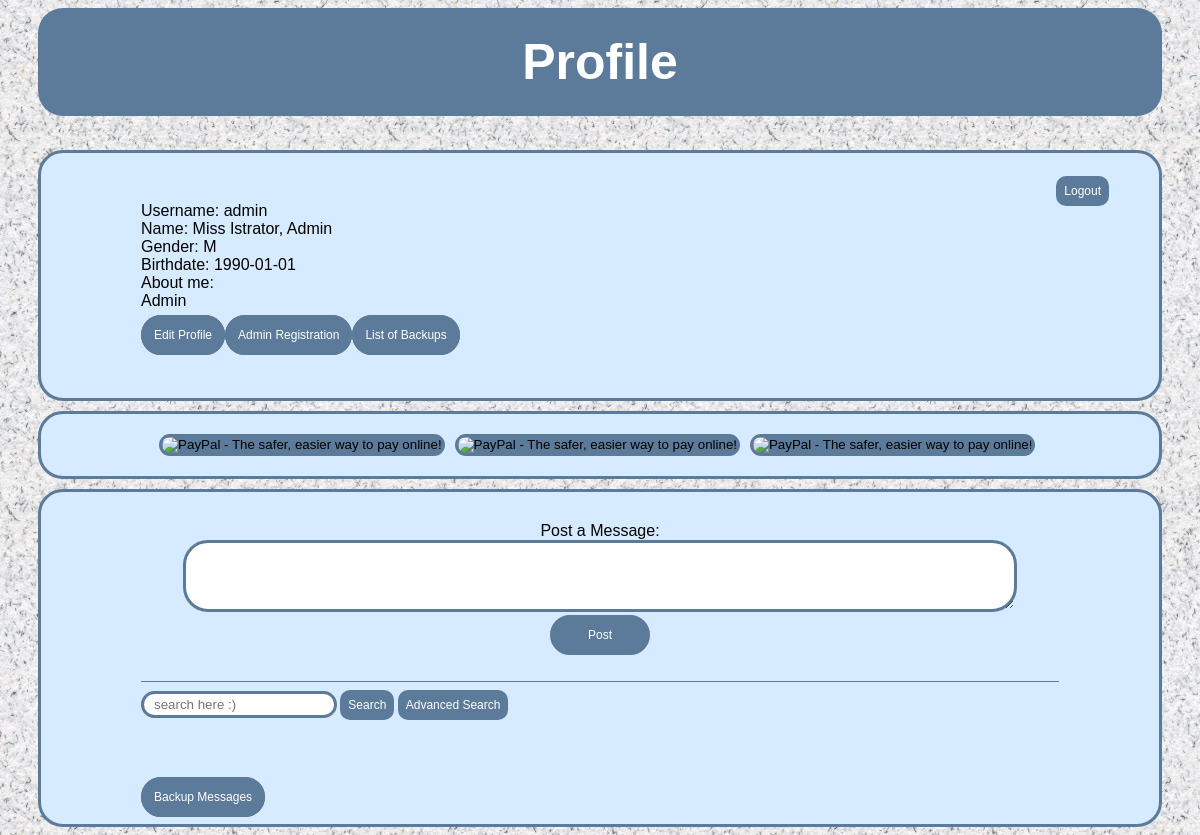
Page /profile.php (signed in) on the earlier database version.
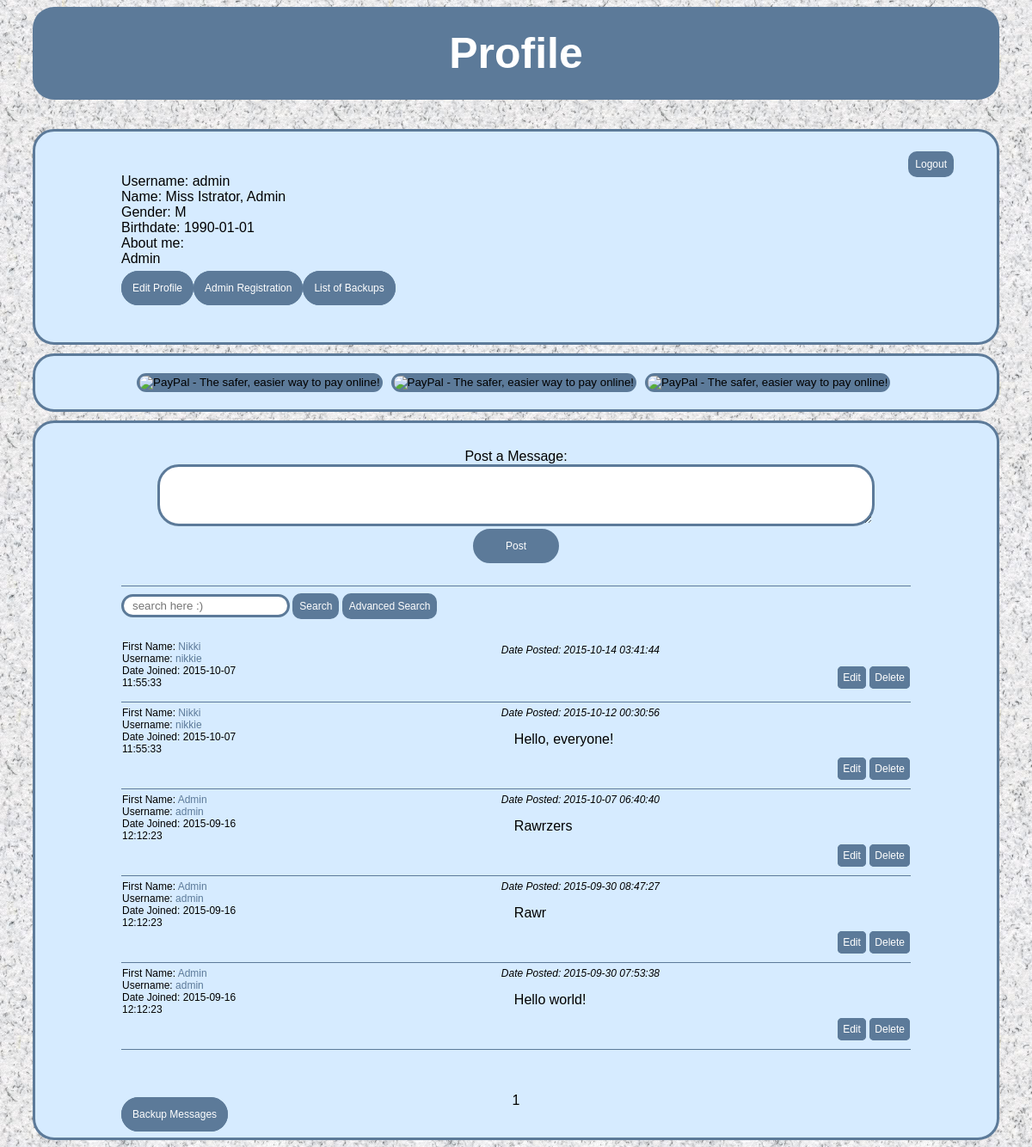
Same page on the later database version.
### tables this page shows
CREATE TABLE IF NOT EXISTS `user` (
  `id` int(11) NOT NULL,
  `username` varchar(50) NOT NULL,
  `password` varchar(128) NOT NULL,
  `salutation` tinyint(10) NOT NULL DEFAULT '1',
  `first_name` varchar(50) NOT NULL,
  `last_name` varchar(50) NOT NULL,
  `gender` tinyint(1) NOT NULL DEFAULT '1',
  `birthdate` date NOT NULL,
  `about` varchar(255) NOT NULL,
  `date_joined` datetime NOT NULL DEFAULT CURRENT_TIMESTAMP,
  `is_superuser` tinyint(1) NOT NULL
);

CREATE TABLE IF NOT EXISTS `salutation` (
  `id` int(11) NOT NULL,
  `salutation` varchar(8) NOT NULL
);

CREATE TABLE IF NOT EXISTS `gender` (
  `id` tinyint(1) NOT NULL,
  `gender` char(1) NOT NULL
);

CREATE TABLE IF NOT EXISTS `message` (
  `id` int(11) NOT NULL,
  `user` int(11) NOT NULL,
  `message` text NOT NULL,
  `created_on` timestamp NOT NULL DEFAULT CURRENT_TIMESTAMP,
  `edited_on` timestamp NULL DEFAULT NULL ON UPDATE CURRENT_TIMESTAMP
);

### profile.php (the view, shortened to what this page needs)
<html>
	<head>
		<link rel="stylesheet" type="text/css" href="style.css">
	</head>
	<body>
		<h1>Profile</h1>
		<div class="content">
		<?php
			if(isset($_SESSION["user"]))
			{
				if(isset($_GET["u"]))
					$u = $_GET["u"];
				else
					$u = $_SESSION["user"];
				$con = mysqli_connect("localhost", $db_username, $db_password, $db_name);
				if( mysqli_connect_errno() )
				{
					echo "<br>Database connection failed: " . mysqli_connect_error() . "<br>";
				}
				else
				{
					echo "<div id=\"logout_form\"><form action=\"logout.php\" method=\"POST\">";
					echo "<input type=\"hidden\" name=\"logout\" value=\"" . $_SESSION["user"] . "\"><input type=\"submit\" class=\"button medium\" value=\"Logout\">";
					echo "</form></div>";
					$q = "SELECT username, s.salutation AS salutation, last_name, first_name, g.gender AS gender, birthdate, about
						FROM user, salutation AS s, gender AS g
						WHERE user.id=" . $u . " AND s.id = user.salutation AND g.id = user.gender;";
					$result = mysqli_query($con, $q);
					if (mysqli_num_rows($result) > 0)
					{
						while($row = mysqli_fetch_assoc($result))
						{
							echo "Username: " . $row["username"];
							echo "<br>Name: " . $row["salutation"] . " " . $row["last_name"] . ", " . $row["first_name"];
							echo "<br>Gender: " . $row["gender"];
							echo "<br>Birthdate: " . $row["birthdate"];
							echo "<br>About me:<br>";
							echo $row["about"];
						}
						$q = "SELECT is_superuser FROM user WHERE id=" . $_SESSION["user"];
						$result2 = mysqli_query($con, $q);
						if( mysqli_num_rows($result2) > 0 )
						{
							while($row = mysqli_fetch_assoc($result2))
							{
								$superuser = $row["is_superuser"];
							}
						}
						echo "<br><br>";
						if( $u == $_SESSION["user"] )
							echo "<a class=\"button large\" href=\"editProfilePage.php\">Edit Profile</a>";
						else
							echo "<a class=\"button large\" href=\"?u=" . $_SESSION["user"] . "\">Back to Your Profile</a> ";
						if( $superuser )
						{
							echo "<a class=\"button large\" href=\"adminRegistrationPage.php\">Admin Registration</a>";
							echo "<a class=\"button large\" href=\"listBackup.php\">List of Backups</a>";
						}
						echo "<br><br><br>";
		?>
		</div>
		<div id="donations" class="content">
			<form action="https://www.sandbox.paypal.com/cgi-bin/webscr" method="post" target="_top">
				<input type="image" src="http://i.imgur.com/YVGmin4.png" border="0" name="submit" alt="PayPal - The safer, easier way to pay online!">
			</form>
			<form action="https://www.sandbox.paypal.com/cgi-bin/webscr" method="post" target="_top">
				<input type="image" src="http://i.imgur.com/jvCgtjB.png" border="0" name="submit" alt="PayPal - The safer, easier way to pay online!">
			</form>
			<form action="https://www.sandbox.paypal.com/cgi-bin/webscr" method="post" target="_top">
				<input type="image" src="http://i.imgur.com/S5gWMUQ.png" border="0" name="submit" alt="PayPal - The safer, easier way to pay online!">
			</form>
		</div>
		<div id="message_boards" class="content">
			<div id="post_msg">
				<form action="post.php" method="POST" id="form_post_msg">
					Post a Message:<br>
					<textarea rows="4" cols="100" name="message"></textarea>
					<br>
					<input id="submit" class="button large" type="Submit" value="Post">
				</form>
			</div>
			<div id="search_bar">
				<div id="basicSearchField">
					<form class="searchform" action="basicSearch.php" method="POST">
	 			 		<input type="text" placeholder="search here :)" name="message">
	 					<input id="search" class="button medium" type="Submit" value="Search">
					</form>
					<button id="advSearch" class="button medium" onclick="toggleSearch(1)">Advanced Search</button>
				</div>
			</div>
			<div id="messages">
		<?php
						if(isset($_GET["page"]))
						{
							$page = $_GET["page"];
						}
						else
						{
							$page = 1;
						}
						$q = "SELECT COUNT(id)
							FROM message";
						$result = mysqli_query($con, $q);
						$row = mysqli_fetch_row($result);
						$num_messages = $row[0];
						$num_pages = ceil( $num_messages / 10 );
						$q = "SELECT message.id AS mid, user.id AS uid, user, message, created_on, edited_on, first_name, username, date_joined
							FROM message, user
							WHERE message.user = user.id
							ORDER BY created_on DESC
							LIMIT " . ($page - 1) * 10 . " , 10";
						$result = mysqli_query($con, $q);
						echo "<table>";
						while($row = mysqli_fetch_assoc($result))
						{
							echo "<tr class=\"message_row\">";
							echo "<td class=\"message_poster\">";
							echo "First Name: <a href=\"?u=" . $row["uid"] . "\">" . $row["first_name"] . "</a><br>";
							echo "Username: <a href=\"?u=" . $row["uid"] . "\">" . $row["username"] . "</a><br>";
							echo "Date Joined: " . $row["date_joined"] . "<br>";
							echo "</td><td class=\"message_content\">";
							echo "<span class=\"message_dateposted\">Date Posted: " . $row["created_on"] . "</span>";
							echo "<span class=\"message\">" . $row["message"] . "</span>";
							if ( $row["user"] == $_SESSION["user"] || $superuser )
							{
								echo "<div class=\"edit_delete\">";
								echo "<a class=\"button small\" href=\"updateMessage.php?message=" . $row["mid"] . "\">Edit</a> ";
								echo "<a class=\"button small\" href=\"deleteMessage.php?message=" . $row["mid"] . "\">Delete</a>";
								echo "</div>";
							}
							echo "</td></tr>";
						}
						echo "</table>";
						echo "<div id=\"pagination\">";
						for($i=1; $i <= $num_pages; $i++)
						{
							if ( $i == $page )
							{
								echo $i . " ";
							}
							else
							{
								echo "<a class=\"button round\" href=\"?u=" . $u . "&page=" . $i . "\">" . $i . "</a> ";
							}
						}
						echo "</div>";
						if( $superuser )
						{
							echo "<a class=\"button large\" href=\"backupMessages.php\">Backup Messages</a>";
						}
					}
					else
					{
						echo "An error has occured, please <a href=\"login.html\">log in</a> again.";
					}
				}
			}
			else
			{
				echo "Please <a href=\"login.html\">log in</a> again!";
			}
		?>
			</div>
		</div>
	</body>
</html>

### style.css (style rules this page uses)
body { background-image: url("paper.jpg"); font-family: Arial; }
h1 { background-color:#5C7A99; font-family: Arial; font-size: 50px; text-align: center; color: white; border-radius: 25px; margin-right: 30px; margin-left: 30px; padding-top: 25px; padding-right: 50px; padding-bottom: 25px; padding-left: 50px; }
.content { background-color: #D6EBFF; border: 3px solid #5C7A99; border-radius: 25px; font-size: 16px; margin-right: 30px; margin-left: 30px; padding-top: 20px; padding-right: 100px; padding-bottom: 20px; padding-left: 100px; }
input, select, textarea, .button { border: 3px solid #5C7A99; border-radius: 25px; padding: 3px; padding-left: 10px; }
input[type=image] { padding: 0px !important; background-color: #5C7A99; }
.button { background-color: #5C7A99; color: white; font-size: 12px; text-decoration: none; cursor: pointer; margin-top: 3px; }
.small { width: 20px; padding: 3px !important; border-radius: 5px !important; }
.medium { padding: 5px !important; border-radius: 10px !important; }
.large { width: 100px; padding: 10px !important; }
#logout_form { position: relative; left: 50px; margin-bottom: -20px; text-align: right; }
#submit { width: 100px; }
#post_msg { border-bottom: 1px solid #5C7A99; margin-bottom: 20px; padding-bottom: 10px; text-align: center; }
#message_boards { margin-top: 10px; padding-top: 30px !important; }
table { border-collapse: collapse; width: 100%; }
.message_row { border-bottom: 1px solid #5C7A99; }
.message_poster { padding-top: 5px; float: left; width: 150px; font-size: 12px; margin-right: 20px; vertical-align: top; min-height: 70px; }
.message_content { margin-bottom: 10px; padding-top: 5px; padding-bottom: 15px; min-height: 70px; }
.message_dateposted { font-size: 12px; font-style: italic; display: block; }
.message { display: block; margin: 15px; }
.edit_delete { text-align: right; }
#pagination { text-align: center; margin-top: 50px; }
a { color: #5C7A99; text-decoration: none; }
#search_bar { margin-top: -15px; font-size: 12px; margin-bottom: 20px; }
.searchform { position: relative; display: inline; }
#donations { margin-top: 10px; text-align: center; }
#donations form { display: inline; }

Differences in the rows shown:
added message: user.first_name "Nikki", user.username "nikkie", user.date_joined "2015-10-07 11:55:33", created_on "2015-10-14 03:41:44"
added message: user.first_name "Nikki", user.username "nikkie", user.date_joined "2015-10-07 11:55:33", created_on "2015-10-12 00:30:56", message "Hello, everyone!"
added message: user.first_name "Admin", user.username "admin", user.date_joined "2015-09-16 12:12:23", created_on "2015-10-07 06:40:40", message "Rawrzers"
added message: user.first_name "Admin", user.username "admin", user.date_joined "2015-09-16 12:12:23", created_on "2015-09-30 08:47:27", message "Rawr"
added message: user.first_name "Admin", user.username "admin", user.date_joined "2015-09-16 12:12:23", created_on "2015-09-30 07:53:38", message "Hello world!"
Other differences:
new list line: "1"
